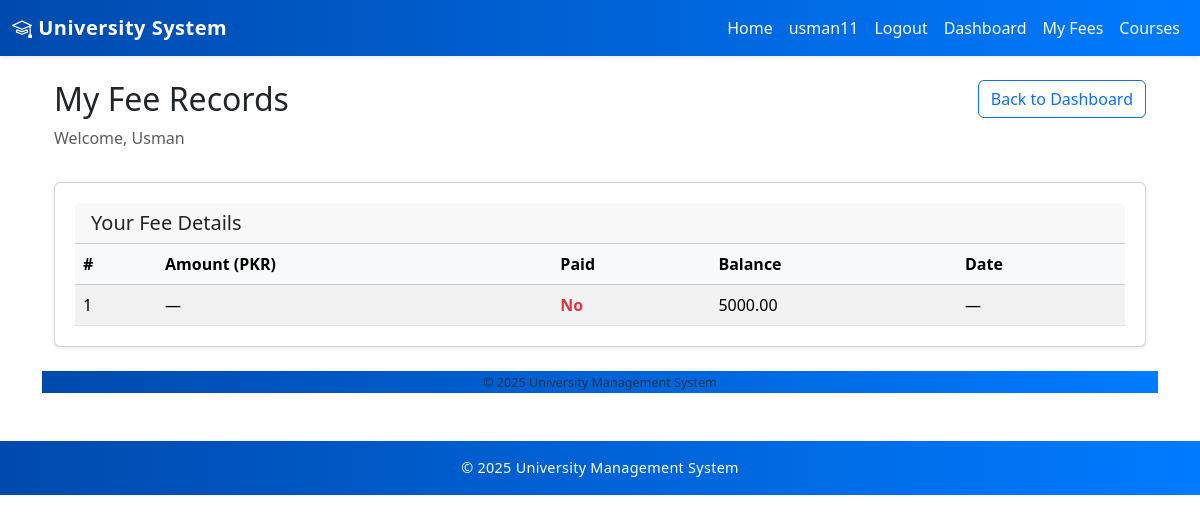
Page /fees/my/ (signed in) on the committed database.
### core/models.py (models this page shows, shortened)
class Student(models.Model):
    user = models.OneToOneField(
        settings.AUTH_USER_MODEL,
        null=True,
        blank=True,
        on_delete=models.SET_NULL,
        related_name='student_profile'
    )
    student_id = models.CharField(max_length=20, unique=True, blank=True, null=True)
    first_name = models.CharField(max_length=50)
    last_name  = models.CharField(max_length=50)
    email      = models.EmailField(unique=True)
    phone      = models.CharField(max_length=15, blank=True)
    date_of_birth = models.DateField(null=True, blank=True)
    address = models.TextField(blank=True)
    enrollment_date = models.DateField(default=timezone.now)
    department = models.ForeignKey(Department, on_delete=models.SET_NULL, null=True, related_name="students")
    profile_image = models.ImageField(upload_to='profiles/', null=True, blank=True)
    ACADEMIC_BACKGROUND_CHOICES = [
        ('FSc Pre-Medical', 'FSc Pre-Medical'),
        ('FSc Pre-Engineering', 'FSc Pre-Engineering'),
        ('ICS', 'ICS'),
        ('ICom', 'ICom'),
        ('FA', 'FA'),
        ('BA', 'BA'),
        ('BSc', 'BSc'),
        ('Other', 'Other'),
    ]
    academic_background = models.CharField(max_length=50, choices=ACADEMIC_BACKGROUND_CHOICES, null=True, blank=True)
    guardian_name = models.CharField(max_length=100, blank=True, null=True)
    guardian_contact = models.CharField(max_length=20, blank=True, null=True)
    semester = models.PositiveIntegerField(default=1)
    cgpa = models.DecimalField(max_digits=4, decimal_places=2, null=True, blank=True)

### fees/models.py (models this page shows, shortened)
class Fee(models.Model):
    student = models.ForeignKey(Student, on_delete=models.CASCADE, related_name="fees")
    total_amount = models.DecimalField(max_digits=10, decimal_places=2)
    amount_paid = models.DecimalField(max_digits=10, decimal_places=2, default=0)
    balance = models.DecimalField(max_digits=10, decimal_places=2, editable=False)
    due_date = models.DateField(null=True, blank=True)

### fees/views.py (the view)
# urls.py: path("my/", views.my_fee, name="my_fee"),
@login_required
def my_fee(request):
    student = getattr(request.user, 'student_profile', None)
    if not student and request.user.email:
        student = Student.objects.filter(email__iexact=request.user.email).first()
    if not student:
        messages.warning(request, "No student record found for this account.")
        return render(request, 'fees/my_fee.html', {'fees': [], 'student': None})
    fees = Fee.objects.filter(student=student).order_by('-id')
    return render(request, 'fees/my_fee.html', {'fees': fees, 'student': student})

### fees/templates/fees/my_fee.html (shortened to what this page needs)
{% extends 'base.html' %}
{% block content %}
<div class="container mt-4">
  <div class="row mb-3">
    <div class="col">
      <h2>My Fee Records</h2>
      <p class="text-muted">
        {% if student %}
          Welcome, {{ student.first_name|default:request.user.get_full_name|default:request.user.username }}
        {% else %}
          Student Fee Information
        {% endif %}
      </p>
    </div>
    <div class="col text-end">
      <a href="{% url 'student_dashboard' %}" class="btn btn-outline-primary">Back to Dashboard</a>
    </div>
  </div>
  {% if error_message %}
    <div class="alert alert-danger">{{ error_message }}</div>
  {% else %}
    {% if fees %}
      <div class="card shadow-sm">
        <div class="card-header">
          <h5 class="mb-0">Your Fee Details</h5>
        </div>
        <div class="card-body p-0">
          <div class="table-responsive">
            <table class="table table-striped mb-0">
              <thead class="table-light">
                <tr>
                  <th>#</th>
                  <th>Amount (PKR)</th>
                  <th>Paid</th>
                  <th>Balance</th>
                  <th>Date</th>
                </tr>
              </thead>
              <tbody>
                {% for fee in fees %}
                  <tr>
                    <td>{{ forloop.counter }}</td>
                    <td>{{ fee.amount|default:"—" }}</td>
                    <td>
                      {% if fee.paid %}
                        <span class="text-success fw-bold">Yes</span>
                      {% else %}
                        <span class="text-danger fw-bold">No</span>
                      {% endif %}
                    </td>
                    <td>{{ fee.balance|default:"—" }}</td>
                    <td>{{ fee.date|date:"M d, Y"|default:"—" }}</td>
                  </tr>
                {% endfor %}
              </tbody>
            </table>
          </div>
        </div>
      </div>
    {% else %}
      <div class="alert alert-info mt-3">No fee records found.</div>
    {% endif %}
  {% endif %}
</div>
<footer class="text-center mt-4 text-muted">
  <small>© 2025 University Management System</small>
</footer>
{% endblock %}

### templates/base.html (shortened to what this page needs)
{% load static %}
<!DOCTYPE html>
<html lang="en">
<head>
  <link rel="stylesheet" href="{% static 'css/style.css' %}">
  <link rel="stylesheet" href="{% static 'css/admin.css' %}">
  <link href="https://cdn.jsdelivr.net/npm/bootstrap@5.3.3/dist/css/bootstrap.min.css" rel="stylesheet">
  <link href="https://cdn.jsdelivr.net/npm/bootstrap-icons@1.11.3/font/bootstrap-icons.css" rel="stylesheet">
</head>
<body>
  <nav class="navbar navbar-expand-lg navbar-dark shadow-sm">
    <div class="container-fluid">
      <a class="navbar-brand fw-bold" href="{% url 'home' %}">
        <i class="bi bi-mortarboard"></i> University System
      </a>
      <div class="collapse navbar-collapse" id="navbarNav">
        <ul class="navbar-nav ms-auto">
          <li class="nav-item">
            <a class="nav-link" href="{% url 'home' %}">Home</a>
          </li>
          {% if user.is_authenticated %}
            <li class="nav-item">
              <a class="nav-link" href="{% url 'profile' %}">
                {{ user.username }}
              </a>
            </li>
            <li class="nav-item">
              <form method="post" action="{% url 'logout' %}" class="d-inline">
                <button type="submit" class="nav-link btn btn-link text-decoration-none" style="color:inherit;">
                  Logout
                </button>
              </form>
            </li>
            {% if user.profile.role|lower == 'admin' %}
              <li class="nav-item"><a class="nav-link" href="{% url 'register' %}">Register</a></li>
              <li class="nav-item"><a class="nav-link" href="{% url 'admin_dashboard' %}">Dashboard</a></li>
              <li class="nav-item"><a class="nav-link" href="{% url 'fee_list' %}">Fees</a></li>
              <li class="nav-item"><a class="nav-link" href="{% url 'students_list' %}">Students</a></li>
              <li class="nav-item"><a class="nav-link" href="{% url 'teachers_list' %}">Teachers</a></li>
              <li class="nav-item"><a class="nav-link" href="{% url 'courses_list' %}">Courses</a></li>
              <li class="nav-item"><a class="nav-link" href="{% url 'department_list' %}">Departments</a></li>
              <li class="nav-item"><a class="nav-link" href="{% url 'enrollments_list' %}">Enrollments</a></li>
            {% elif user.profile.role|lower == 'teacher' %}
              <li class="nav-item"><a class="nav-link" href="{% url 'teacher_dashboard' %}">Dashboard</a></li>
              <li class="nav-item"><a class="nav-link" href="{% url 'students_list' %}">Students</a></li>
              <li class="nav-item"><a class="nav-link" href="{% url 'courses_list' %}">Courses</a></li>
            {% elif user.profile.role|lower == 'student' %}
              <li class="nav-item"><a class="nav-link" href="{% url 'student_dashboard' %}">Dashboard</a></li>
              <li class="nav-item"><a class="nav-link" href="{% url 'my_fee' %}">My Fees</a></li>
              <li class="nav-item"><a class="nav-link" href="{% url 'courses_list' %}">Courses</a></li>
            {% endif %}
          {% else %}
            <li class="nav-item"><a class="nav-link" href="{% url 'login' %}">Login</a></li>
            <li class="nav-item"><a class="nav-link" href="{% url 'students_list' %}">Students</a></li>
            <li class="nav-item"><a class="nav-link" href="{% url 'courses_list' %}">Courses</a></li>
          {% endif %}
        </ul>
      </div>
    </div>
  </nav>
  <div class="container mt-4">
    {% block content %}{% endblock %}
  </div>
  <footer class="text-center py-3 mt-5">
    <p>&copy; 2025 University Management System
    </p>
  </footer>
</body>
</html>

### static/css/style.css (style rules this page uses)
body { font-family: 'Poppins', sans-serif; background-color: #f4f6f9; color: #333; margin: 0; padding: 0; overflow-x: hidden; }
h1, h2, h3, h4, h5 { font-weight: 600; color: #003366; }
a { text-decoration: none; transition: 0.3s ease; }
.card { background: #fff; border-radius: 10px; padding: 20px; box-shadow: 0 1px 8px rgba(0, 0, 0, 0.08); transition: transform 0.3s; }

### static/css/admin.css (style rules this page uses)
.card { border-radius: 12px; transition: all 0.3s ease-in-out; }

### templates/base.html (style rules this page uses)
.navbar { background: linear-gradient(90deg, #004aad, #007bff); }
.navbar .navbar-brand { font-weight: 700; letter-spacing: 0.5px; }
.navbar .nav-link { color: #f8f9fa !important; transition: all 0.3s ease-in-out; }
footer { background: linear-gradient(90deg, #004aad, #007bff); color: white; font-size: 0.9rem; }
footer p { margin: 0; letter-spacing: 0.3px; }

### rows in the picture
Student: first_name "Usman"
Fee: amount "—", balance "5000.00", date "—"

### other values in the picture
{{ user.username }} "usman11"
